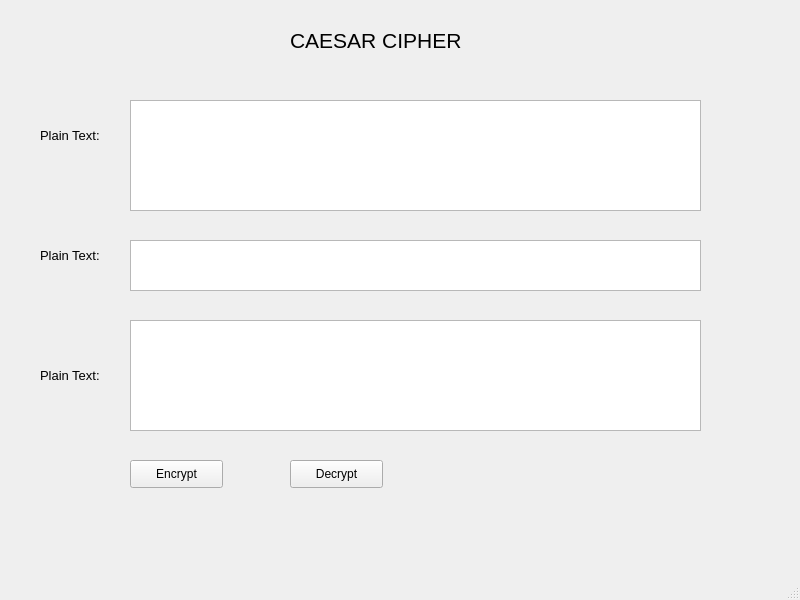
<?xml version="1.0" encoding="UTF-8"?>
<ui version="4.0">
 <class>MainWindow</class>
 <widget class="QMainWindow" name="MainWindow">
  <property name="geometry">
   <rect>
    <x>0</x>
    <y>0</y>
    <width>800</width>
    <height>600</height>
   </rect>
  </property>
  <property name="windowTitle">
   <string>MainWindow</string>
  </property>
  <widget class="QWidget" name="centralwidget">
   <widget class="QTextEdit" name="textEdit_3">
    <property name="geometry">
     <rect>
      <x>130</x>
      <y>240</y>
      <width>571</width>
      <height>51</height>
     </rect>
    </property>
   </widget>
   <widget class="QLabel" name="label_4">
    <property name="geometry">
     <rect>
      <x>40</x>
      <y>360</y>
      <width>81</width>
      <height>31</height>
     </rect>
    </property>
    <property name="font">
     <font>
      <pointsize>10</pointsize>
     </font>
    </property>
    <property name="text">
     <string>Plain Text:</string>
    </property>
   </widget>
   <widget class="QPushButton" name="pushButton">
    <property name="geometry">
     <rect>
      <x>130</x>
      <y>460</y>
      <width>93</width>
      <height>28</height>
     </rect>
    </property>
    <property name="text">
     <string>Encrypt</string>
    </property>
   </widget>
   <widget class="QLabel" name="label_2">
    <property name="geometry">
     <rect>
      <x>40</x>
      <y>120</y>
      <width>81</width>
      <height>31</height>
     </rect>
    </property>
    <property name="font">
     <font>
      <pointsize>10</pointsize>
     </font>
    </property>
    <property name="text">
     <string>Plain Text:</string>
    </property>
   </widget>
   <widget class="QTextEdit" name="textEdit_2">
    <property name="geometry">
     <rect>
      <x>130</x>
      <y>320</y>
      <width>571</width>
      <height>111</height>
     </rect>
    </property>
   </widget>
   <widget class="QPushButton" name="pushButton_2">
    <property name="geometry">
     <rect>
      <x>290</x>
      <y>460</y>
      <width>93</width>
      <height>28</height>
     </rect>
    </property>
    <property name="text">
     <string>Decrypt</string>
    </property>
   </widget>
   <widget class="QLabel" name="label_3">
    <property name="geometry">
     <rect>
      <x>40</x>
      <y>240</y>
      <width>81</width>
      <height>31</height>
     </rect>
    </property>
    <property name="font">
     <font>
      <pointsize>10</pointsize>
     </font>
    </property>
    <property name="text">
     <string>Plain Text:</string>
    </property>
   </widget>
   <widget class="QLabel" name="label">
    <property name="geometry">
     <rect>
      <x>290</x>
      <y>20</y>
      <width>201</width>
      <height>41</height>
     </rect>
    </property>
    <property name="font">
     <font>
      <pointsize>16</pointsize>
      <weight>50</weight>
      <bold>false</bold>
     </font>
    </property>
    <property name="text">
     <string>CAESAR CIPHER</string>
    </property>
   </widget>
   <widget class="QTextEdit" name="textEdit">
    <property name="geometry">
     <rect>
      <x>130</x>
      <y>100</y>
      <width>571</width>
      <height>111</height>
     </rect>
    </property>
   </widget>
  </widget>
  <widget class="QMenuBar" name="menubar">
   <property name="geometry">
    <rect>
     <x>0</x>
     <y>0</y>
     <width>800</width>
     <height>26</height>
    </rect>
   </property>
  </widget>
  <widget class="QStatusBar" name="statusbar"/>
 </widget>
 <resources/>
 <connections/>
</ui>
